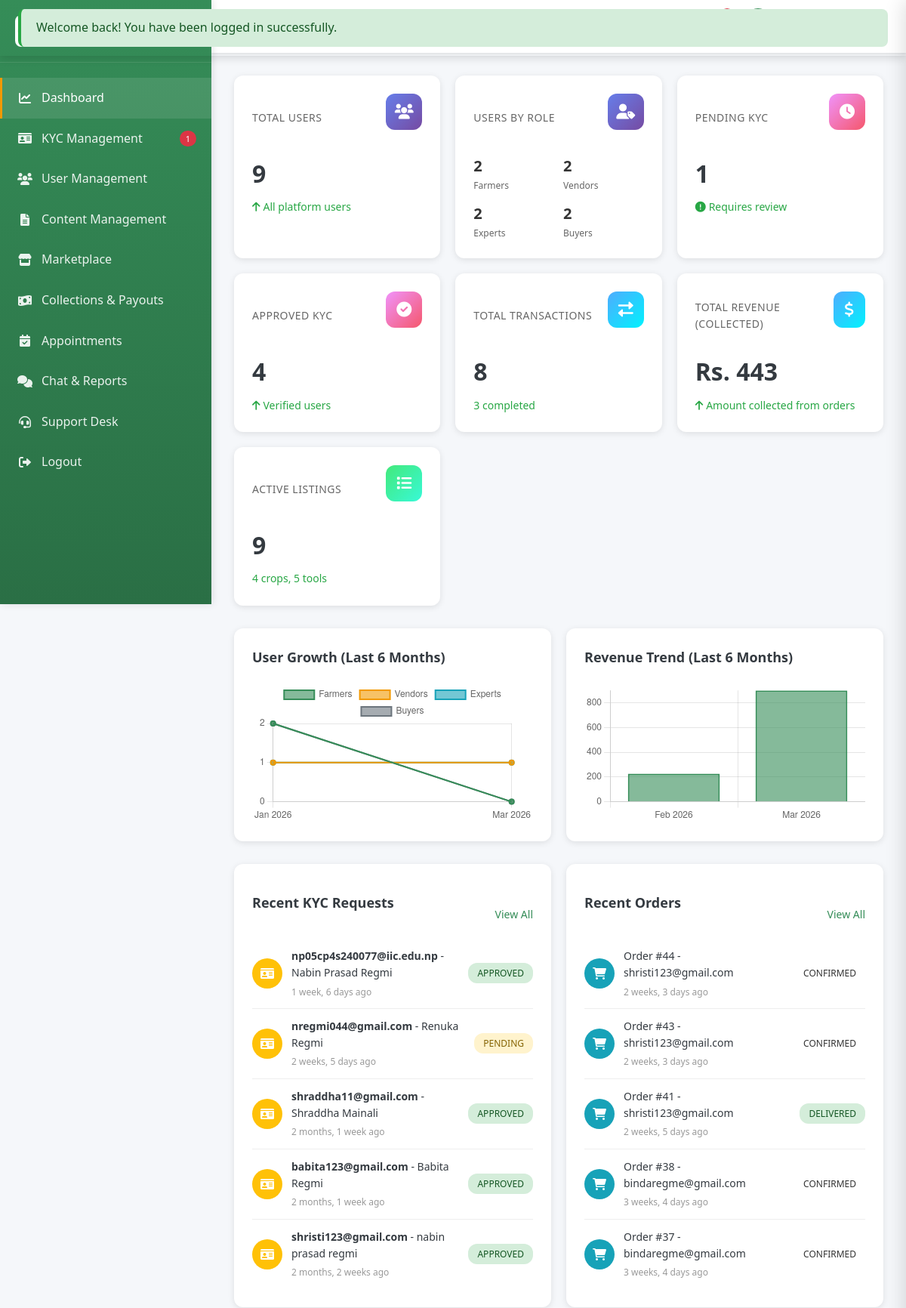
Page /admin-dashboard/ (signed in, upper part) on the earlier database version.
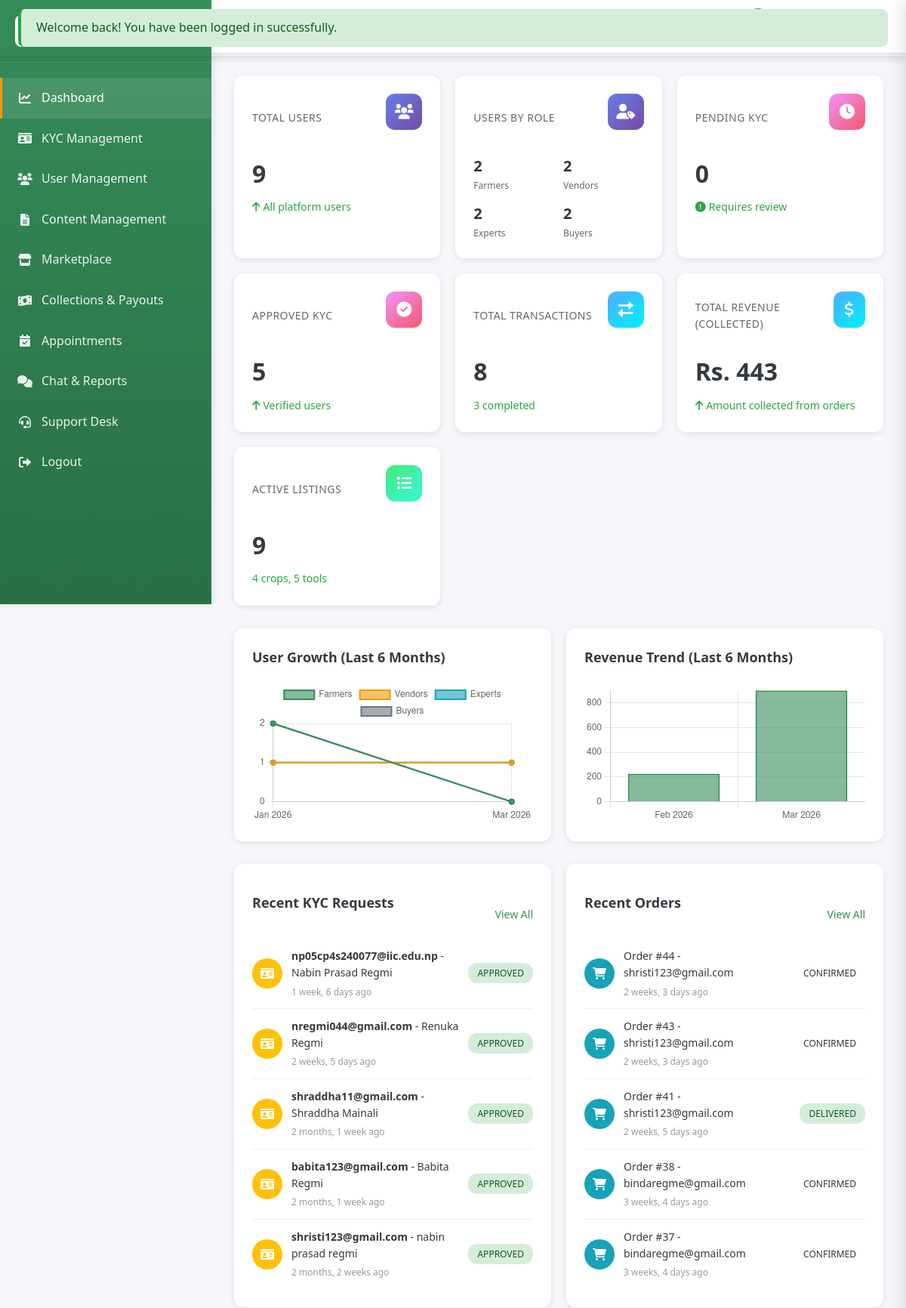
Same page on the later database version.
### accounts/models.py (models this page shows, shortened)
class KYCRequest(models.Model):
    STATUS_PENDING = 'pending'
    STATUS_APPROVED = 'approved'
    STATUS_REJECTED = 'rejected'
    STATUS_CHOICES = (
        (STATUS_PENDING, 'Pending'),
        (STATUS_APPROVED, 'Approved'),
        (STATUS_REJECTED, 'Rejected'),
    )
    user = models.ForeignKey(User, on_delete=models.CASCADE, related_name='kyc_requests')
    status = models.CharField(max_length=20, choices=STATUS_CHOICES, default=STATUS_PENDING)
    full_name = models.CharField(max_length=255)
    id_number = models.CharField(max_length=100)
    id_document = models.FileField(upload_to='kyc_documents/')
    selfie = models.ImageField(upload_to='kyc_selfies/', blank=True, null=True)
    company_document = models.FileField(upload_to='kyc_company_documents/', blank=True, null=True, help_text="Required for vendors - Company registration or business license")
    certificate_document = models.FileField(upload_to='kyc_certificate_documents/', blank=True, null=True, help_text="Required for agricultural experts - Professional certificate or qualification")
    rejection_reason = models.TextField(blank=True, null=True)
    reviewed_by = models.ForeignKey(
        User,
        on_delete=models.SET_NULL,
        null=True,
        blank=True,
        related_name='kyc_reviews',
    )
    reviewed_at = models.DateTimeField(blank=True, null=True)
    created_at = models.DateTimeField(auto_now_add=True)
    updated_at = models.DateTimeField(auto_now=True)
    class Meta:
        ordering = ('-created_at',)

class User(AbstractBaseUser, PermissionsMixin):
    ROLE_CHOICES = (
        ('admin', 'Admin'),
        ('buyer', 'Buyer'),
        ('farmer', 'Farmer'),
        ('agricultural_expert', 'Agricultural Expert'),
        ('vendor', 'Vendor'),
    )
    email = models.EmailField(unique=True)
    phone = models.CharField(max_length=10, unique=True, blank=True, null=True)
    role = models.CharField(max_length=20, choices=ROLE_CHOICES, default='buyer')
    is_active = models.BooleanField(default=True)
    email_verified = models.BooleanField(default=False)
    is_verified = models.BooleanField(default=False)
    is_staff = models.BooleanField(default=False)
    date_joined = models.DateTimeField(auto_now_add=True)
    objects = UserManager()
    USERNAME_FIELD = 'email'
    REQUIRED_FIELDS = []

### accounts/views.py (the view)
# urls.py: path('admin-dashboard/', admin_dashboard, name='admin_dashboard'),
@login_required
def admin_dashboard(request):
    if request.user.role != 'admin':
        return _redirect_to_role_home_response(request.user)
    if request.session.pop('show_login_success', None):
        messages.success(request, 'Welcome back! You have been logged in successfully.')
    User = get_user_model()
    total_users = User.objects.count()
    farmers = User.objects.filter(role='farmer').count()
    vendors = User.objects.filter(role='vendor').count()
    experts = User.objects.filter(role='agricultural_expert').count()
    normal_users = User.objects.filter(role='buyer').count()
    pending_kyc = KYCRequest.objects.filter(status=KYCRequest.STATUS_PENDING).count()
    approved_kyc = KYCRequest.objects.filter(status=KYCRequest.STATUS_APPROVED).count()
    rejected_kyc = KYCRequest.objects.filter(status=KYCRequest.STATUS_REJECTED).count()
    total_transactions = Order.objects.count()
    total_revenue = Order.objects.aggregate(total=Sum('total_amount'))['total'] or 0
    completed_transactions = Order.objects.filter(status=Order.STATUS_DELIVERED).count()
    pending_transactions = Order.objects.filter(status=Order.STATUS_PENDING).count()
    active_crop_listings = FarmerProduct.objects.filter(is_available=True).count()
    active_tool_listings = VendorTool.objects.filter(is_available=True, stock_quantity__gt=0).count()
    total_active_listings = active_crop_listings + active_tool_listings
    recent_kyc_requests = KYCRequest.objects.select_related('user').order_by('-created_at')[:5]
    recent_orders = Order.objects.select_related('buyer', 'tool', 'crop').order_by('-created_at')[:5]
    recent_users = User.objects.order_by('-date_joined')[:5]
    admin_transactions = Order.objects.select_related(
        'buyer',
        'tool',
        'tool__vendor',
        'tool__vendor__user',
        'crop',
        'crop__farmer',
        'crop__farmer__user'
    ).order_by('-created_at')[:200]
    six_months_ago = timezone.now() - timedelta(days=180)
    user_growth_raw = User.objects.filter(
        date_joined__gte=six_months_ago
    ).annotate(
        month=TruncMonth('date_joined')
    ).values('month', 'role').annotate(
        count=Count('id')
    ).order_by('month')
    user_growth = []
    for item in user_growth_raw:
        user_growth.append({
            'month': item['month'].isoformat() if item['month'] else None,
            'role': item['role'],
            'count': item['count']
        })
    revenue_data_raw = Order.objects.filter(
        created_at__gte=six_months_ago
    ).annotate(
        month=TruncMonth('created_at')
    ).values('month').annotate(
        total=Sum('total_amount'),
        count=Count('id')
    ).order_by('month')
    revenue_data = []
    for item in revenue_data_raw:
        revenue_data.append({
            'month': item['month'].isoformat() if item['month'] else None,
            'total': float(item['total'] or 0),
            'count': item['count']
        })
    context = {
        'total_users': total_users,
        'farmers': farmers,
        'vendors': vendors,
        'experts': experts,
        'normal_users': normal_users,
        'pending_kyc': pending_kyc,
        'approved_kyc': approved_kyc,
        'rejected_kyc': rejected_kyc,
        'total_transactions': total_transactions,
        'total_revenue': float(total_revenue),
        'completed_transactions': completed_transactions,
        'pending_transactions': pending_transactions,
        'active_listings': total_active_listings,
        'active_crop_listings': active_crop_listings,
        'active_tool_listings': active_tool_listings,
        'recent_kyc_requests': recent_kyc_requests,
        'recent_orders': recent_orders,
        'recent_users': recent_users,
        'admin_transactions': admin_transactions,
        'user_growth': json.dumps(user_growth),
        'revenue_data': json.dumps(revenue_data),
        'open_support_count': SupportTicket.objects.filter(
            status__in=[SupportTicket.STATUS_OPEN, SupportTicket.STATUS_IN_PROGRESS]
        ).count(),
    }
    return render(request, 'admin_dashboard.html', context)

### templates/admin_dashboard.html (shortened to what the changed rows need)
<!DOCTYPE html>
<html lang="en">
<head>
    <link rel="stylesheet" href="/static/css/style.css">
    <link href="https://cdnjs.cloudflare.com/ajax/libs/font-awesome/6.0.0/css/all.min.css" rel="stylesheet">
</head>
<body>
    <aside class="sidebar" id="sidebar">
        <div class="sidebar-header">
            <h2>Farmity Admin</h2>
        </div>
        <nav class="sidebar-menu">
            <a href="{% url 'admin_kyc_management' %}" class="menu-item">
                <i class="fas fa-id-card"></i>
                <span>KYC Management</span>
                {% if pending_kyc > 0 %}
                <span style="margin-left: auto; background: var(--danger); color: white; padding: 2px 8px; border-radius: 12px; font-size: 11px;">{{ pending_kyc }}</span>
                {% endif %}
            </a>
        </nav>
    </aside>
    <div class="main-content">
        <header class="top-header">
            <div class="header-left">
                <h1 class="header-title">Admin Dashboard</h1>
            </div>
        </header>
        <div class="dashboard-content">
            <div class="analytics-grid">
                <div class="analytics-card">
                    <div class="card-header">
                        <span class="card-title">Pending KYC</span>
                        <div class="card-icon kyc">
                        </div>
                    </div>
                    <div class="card-value">{{ pending_kyc }}</div>
                    <div class="card-change">
                        <i class="fas fa-exclamation-circle"></i>
                        <span>Requires review</span>
                    </div>
                </div>
                <div class="analytics-card">
                    <div class="card-header">
                        <span class="card-title">Approved KYC</span>
                        <div class="card-icon kyc">
                        </div>
                    </div>
                    <div class="card-value">{{ approved_kyc }}</div>
                    <div class="card-change" style="color: var(--success);">
                        <i class="fas fa-arrow-up"></i>
                        <span>Verified users</span>
                    </div>
                </div>
            </div>
            <div class="activity-section">
                <div class="activity-card">
                    {% for kyc in recent_kyc_requests %}
                    <div class="activity-item">
                        <div class="activity-icon kyc">
                            <i class="fas fa-id-card"></i>
                        </div>
                        <div class="activity-content">
                            <div class="activity-text">
                                <strong>{{ kyc.user.email }}</strong> - {{ kyc.full_name }}
                            </div>
                            <div class="activity-time">{{ kyc.created_at|timesince }} ago</div>
                        </div>
                        <span class="status-badge {{ kyc.status }}">{{ kyc.get_status_display }}</span>
                    </div>
                    {% empty %}
                    <p style="text-align: center; color: #999; padding: 20px;">No recent KYC requests</p>
                    {% endfor %}
                </div>
            </div>
        </div>
    </div>
</body>
</html>

Differences in the rows shown:
changed KYCRequest "Renuka Regmi": status "PENDING" → "APPROVED"
Other differences:
{{ pending_kyc }}: "1" → "0"
{{ approved_kyc }}: "4" → "5"
{{ pending_kyc }}: "1" → (not shown)
